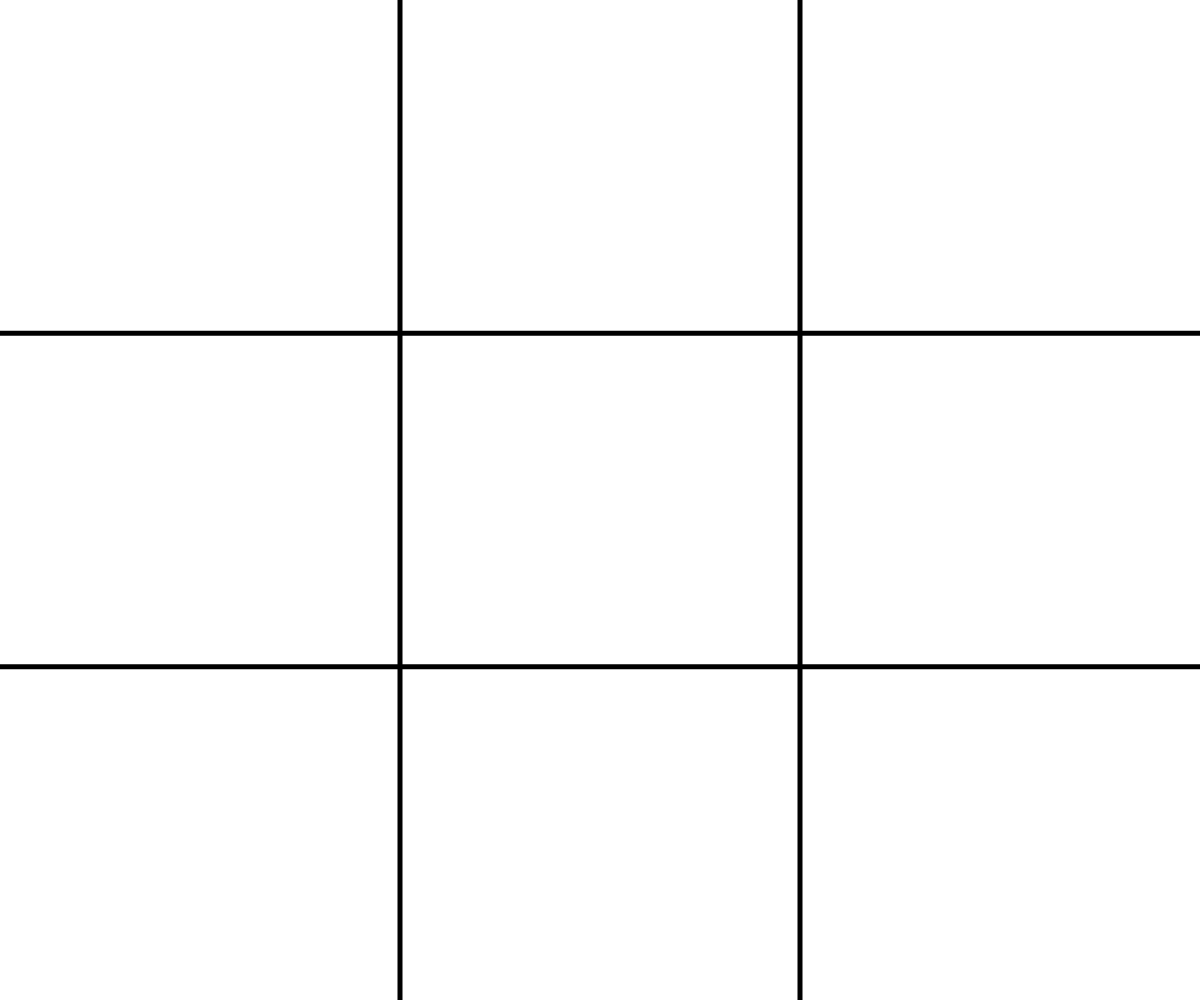
Frame 1 (no input)
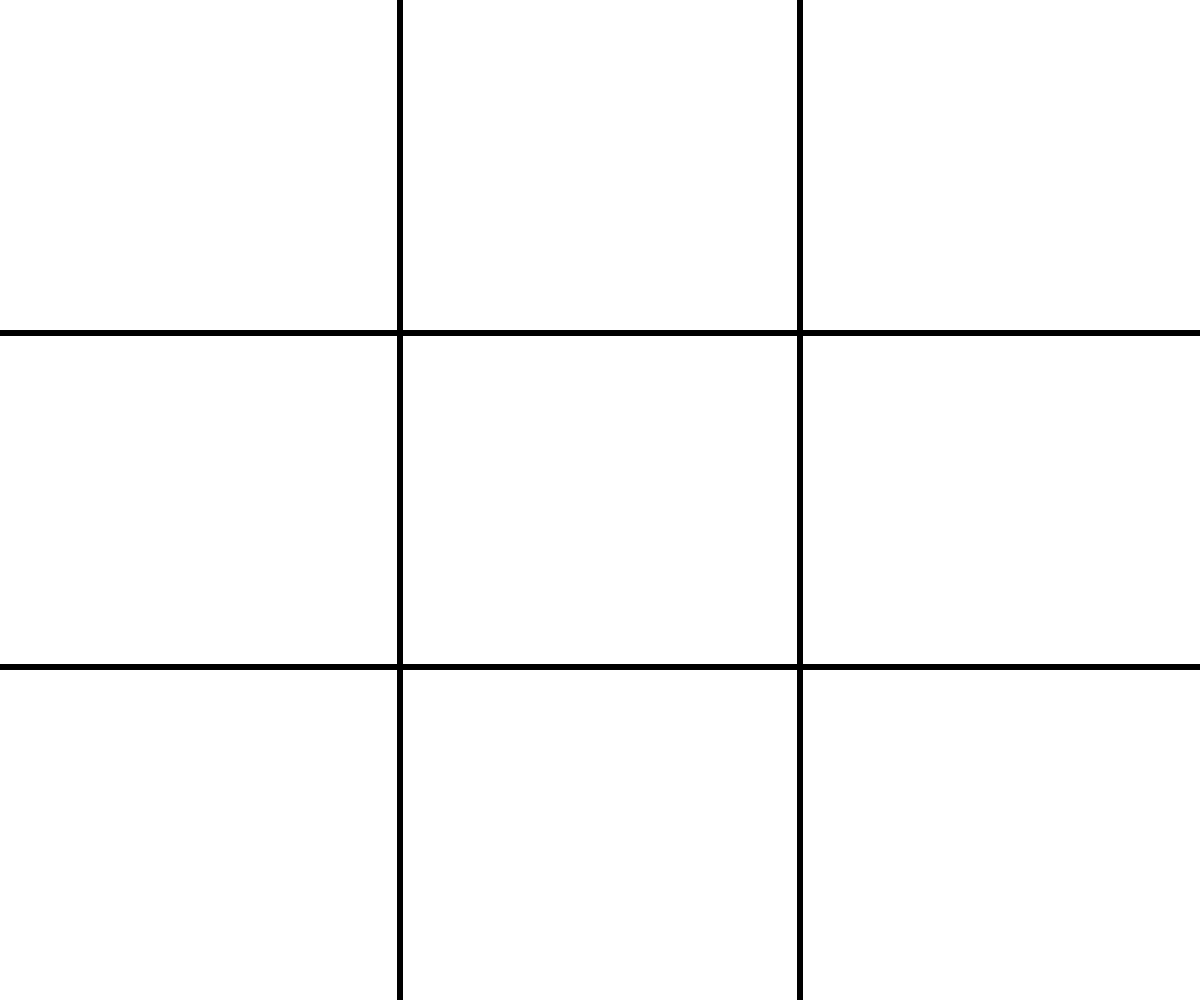
Frame 60 (no input)
Frame 120 (the mouse pressed at the canvas centre since frame 60): identical to frame 60, image omitted

The p5.js sketch that drew these frames (run headless with seeded random() and noise() and a simulated clock; from frame 60 on, the mouse is pressed at the canvas centre):

// p5.js sketch
// ── sketch.js
// Any global variables can be defined up here
let CircleTurn = true;

const VALUEOPEN = 0;
const VALUEO = 1;
const VALUEX = 2;
let row1 = [0, 0, 0]
let row2 = [0, 0, 0]
let row3 = [0, 0, 0]


/*
    Code in the setup function will only be run once at the start of the animation
*/
function setup() {
    createCanvas(window.innerWidth, window.innerHeight);
}

/*
    The draw function is executed once per frame.
*/
function draw() {
    // Update
    // Render
    drawBoard();
}


function mouseClicked() {
    // figure out which coordinate row the place the entity
    var row = 0;
    var column = 0;

    // figure out row
    if (mouseY <= height / 3) {
        row = 0;
    } else if (mouseY <= 2* height / 3) {
        row = 1;
    } else {
        row = 2;
    }

    // figure out column
    if (mouseX <= width / 3) {
        column = 0;
    } else if (mouseX <= 2 * width / 3) {
        column = 1;
    } else {
        column = 2;
    }

    // check if position is free
    if (!isPositionFree(column, row)) {
        // can't place a symbol here, exit
        return;
    }

    // draw Circle or X on position
    if (CircleTurn) {
        drawCircle(column * width / 3 + width / 6, row * height / 3 + height / 6);
        placeSymbolPosition(column, row, VALUEO);
    } else {
        drawX(column * width / 3, row * height / 3);
        placeSymbolPosition(column, row, VALUEX);
    }
    CircleTurn = !CircleTurn;
}


/* Functions responsible for drawing board and elements */

function drawCircle(x, y) {
    noFill();
    strokeWeight(8);
    if (width > height) {
        ellipse(x, y, height / 3 - 16, height / 3 - 16);
    } else {
        ellipse(x, y, width / 3 - 16, width / 3 - 16);
    }
}

function drawX(x, y) {
    strokeWeight(8);
    line(x, y, x + width / 3, y + height / 3);
    line(x, y + height / 3, x + width / 3, y);
}

function drawBoard() {
    strokeWeight(5);
    line(width / 3, 0, width / 3, height);
    line(2 * width / 3, 0, 2 * width / 3, height);
    line(0, height / 3, width, height / 3);
    line(0, 2 * height / 3, width, 2 * height / 3);
}

/* Functions responsible for checking board state */

function isPositionFree(column, row) {
    if (row == 0) {
        // check row1 array
        return row1[column] == VALUEOPEN;
    } else if (row == 1) {
        // check row2 array
        return row2[column] == VALUEOPEN;
    } else {
        // check row3 array
        return row3[column] == VALUEOPEN;
    }
}


function placeSymbolPosition(column, row, symbol) {
    if (row == 0) {
        row1[column] = symbol;
    } else if (row == 1) {
        row2[column] = symbol;
    } else {
        row3[column] = symbol;
    }
}
